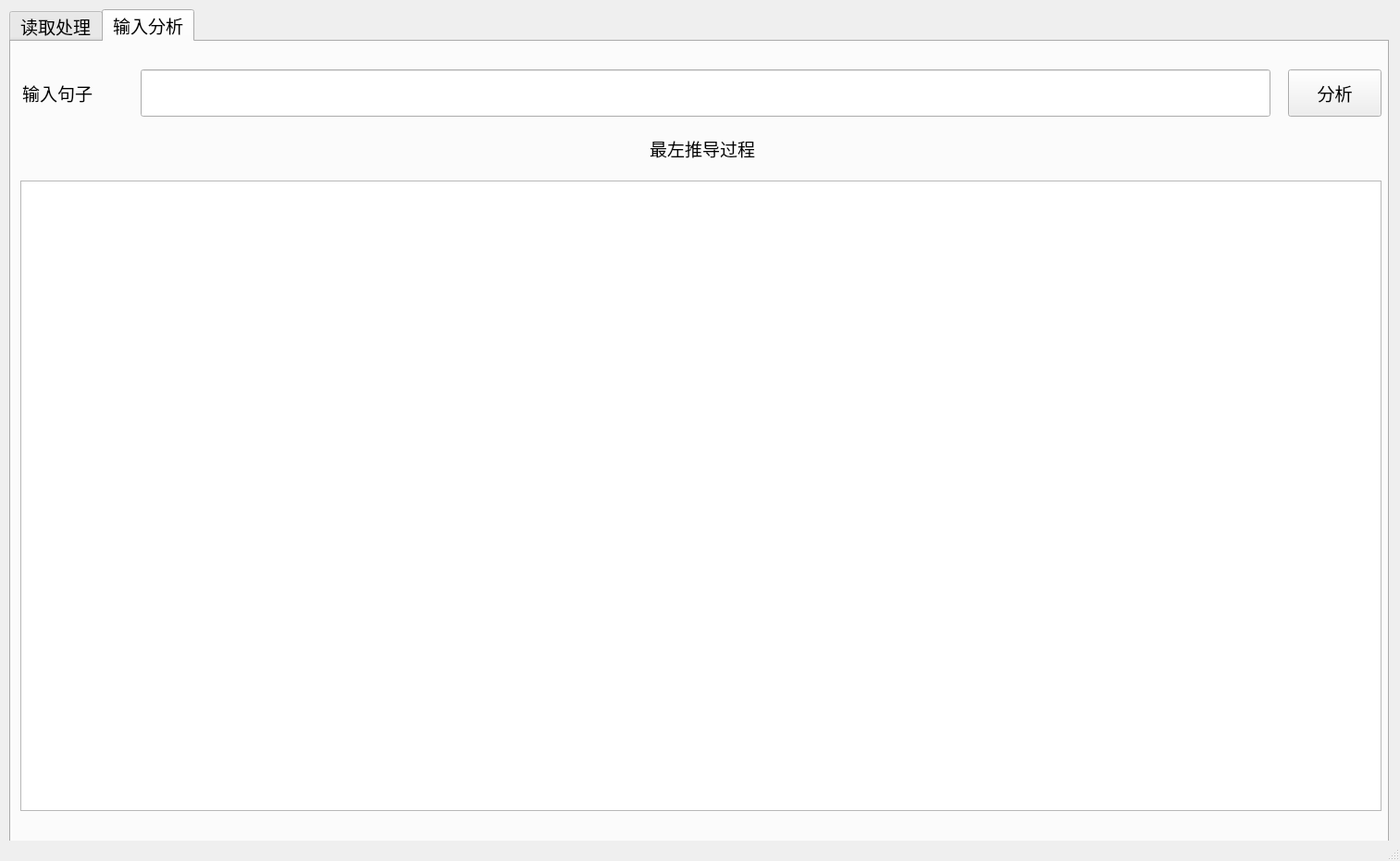
<?xml version="1.0" encoding="UTF-8"?>
<ui version="4.0">
 <class>MainWindow</class>
 <widget class="QMainWindow" name="MainWindow">
  <property name="geometry">
   <rect>
    <x>0</x>
    <y>0</y>
    <width>1513</width>
    <height>930</height>
   </rect>
  </property>
  <property name="windowTitle">
   <string>MainWindow</string>
  </property>
  <widget class="QWidget" name="centralwidget">
   <widget class="QTabWidget" name="tabWidget">
    <property name="geometry">
     <rect>
      <x>10</x>
      <y>10</y>
      <width>1491</width>
      <height>901</height>
     </rect>
    </property>
    <property name="font">
     <font>
      <pointsize>14</pointsize>
     </font>
    </property>
    <property name="currentIndex">
     <number>1</number>
    </property>
    <widget class="QWidget" name="widget">
     <attribute name="title">
      <string>读取处理</string>
     </attribute>
     <widget class="QTextEdit" name="textEdit">
      <property name="geometry">
       <rect>
        <x>10</x>
        <y>130</y>
        <width>361</width>
        <height>221</height>
       </rect>
      </property>
     </widget>
     <widget class="QTextBrowser" name="textBrowser">
      <property name="geometry">
       <rect>
        <x>775</x>
        <y>130</y>
        <width>701</width>
        <height>701</height>
       </rect>
      </property>
     </widget>
     <widget class="QLabel" name="label">
      <property name="geometry">
       <rect>
        <x>130</x>
        <y>90</y>
        <width>211</width>
        <height>31</height>
       </rect>
      </property>
      <property name="text">
       <string>输入文法</string>
      </property>
     </widget>
     <widget class="QLabel" name="label_2">
      <property name="geometry">
       <rect>
        <x>480</x>
        <y>90</y>
        <width>271</width>
        <height>31</height>
       </rect>
      </property>
      <property name="text">
       <string>处理后的文法</string>
      </property>
     </widget>
     <widget class="QLabel" name="label_3">
      <property name="geometry">
       <rect>
        <x>1090</x>
        <y>90</y>
        <width>161</width>
        <height>31</height>
       </rect>
      </property>
      <property name="text">
       <string>处理过程</string>
      </property>
     </widget>
     <widget class="QLabel" name="label_4">
      <property name="geometry">
       <rect>
        <x>130</x>
        <y>360</y>
        <width>181</width>
        <height>31</height>
       </rect>
      </property>
      <property name="text">
       <string>FIRST集合</string>
      </property>
     </widget>
     <widget class="QTextBrowser" name="textBrowser_6">
      <property name="geometry">
       <rect>
        <x>390</x>
        <y>130</y>
        <width>361</width>
        <height>221</height>
       </rect>
      </property>
     </widget>
     <widget class="QLabel" name="label_10">
      <property name="geometry">
       <rect>
        <x>490</x>
        <y>360</y>
        <width>181</width>
        <height>31</height>
       </rect>
      </property>
      <property name="text">
       <string>FOLLOW集合</string>
      </property>
     </widget>
     <widget class="QTextBrowser" name="textBrowser_2">
      <property name="geometry">
       <rect>
        <x>10</x>
        <y>400</y>
        <width>361</width>
        <height>431</height>
       </rect>
      </property>
     </widget>
     <widget class="QTextBrowser" name="textBrowser_4">
      <property name="geometry">
       <rect>
        <x>390</x>
        <y>400</y>
        <width>361</width>
        <height>431</height>
       </rect>
      </property>
     </widget>
     <widget class="QLineEdit" name="lineEdit">
      <property name="geometry">
       <rect>
        <x>10</x>
        <y>20</y>
        <width>1121</width>
        <height>51</height>
       </rect>
      </property>
     </widget>
     <widget class="QPushButton" name="pushButton">
      <property name="geometry">
       <rect>
        <x>1150</x>
        <y>20</y>
        <width>101</width>
        <height>51</height>
       </rect>
      </property>
      <property name="font">
       <font>
        <pointsize>14</pointsize>
       </font>
      </property>
      <property name="text">
       <string>打开</string>
      </property>
     </widget>
     <widget class="QPushButton" name="pushButton_2">
      <property name="geometry">
       <rect>
        <x>1270</x>
        <y>20</y>
        <width>101</width>
        <height>51</height>
       </rect>
      </property>
      <property name="font">
       <font>
        <pointsize>14</pointsize>
       </font>
      </property>
      <property name="text">
       <string>处理</string>
      </property>
     </widget>
     <widget class="QPushButton" name="pushButton_3">
      <property name="geometry">
       <rect>
        <x>1390</x>
        <y>20</y>
        <width>91</width>
        <height>51</height>
       </rect>
      </property>
      <property name="font">
       <font>
        <pointsize>14</pointsize>
       </font>
      </property>
      <property name="text">
       <string>保存</string>
      </property>
     </widget>
    </widget>
    <widget class="QWidget" name="tab_2">
     <attribute name="title">
      <string>输入分析</string>
     </attribute>
     <widget class="QLineEdit" name="lineEdit_2">
      <property name="geometry">
       <rect>
        <x>140</x>
        <y>30</y>
        <width>1221</width>
        <height>51</height>
       </rect>
      </property>
     </widget>
     <widget class="QPushButton" name="pushButton_4">
      <property name="geometry">
       <rect>
        <x>1380</x>
        <y>30</y>
        <width>101</width>
        <height>51</height>
       </rect>
      </property>
      <property name="font">
       <font>
        <pointsize>14</pointsize>
       </font>
      </property>
      <property name="text">
       <string>分析</string>
      </property>
     </widget>
     <widget class="QLabel" name="label_5">
      <property name="geometry">
       <rect>
        <x>12</x>
        <y>35</y>
        <width>141</width>
        <height>41</height>
       </rect>
      </property>
      <property name="text">
       <string>输入句子</string>
      </property>
     </widget>
     <widget class="QTextBrowser" name="textBrowser_3">
      <property name="geometry">
       <rect>
        <x>10</x>
        <y>150</y>
        <width>1471</width>
        <height>681</height>
       </rect>
      </property>
     </widget>
     <widget class="QLabel" name="label_7">
      <property name="geometry">
       <rect>
        <x>690</x>
        <y>90</y>
        <width>271</width>
        <height>51</height>
       </rect>
      </property>
      <property name="text">
       <string>最左推导过程</string>
      </property>
     </widget>
     <zorder>pushButton_4</zorder>
     <zorder>lineEdit_2</zorder>
     <zorder>label_5</zorder>
     <zorder>textBrowser_3</zorder>
     <zorder>label_7</zorder>
    </widget>
   </widget>
  </widget>
  <widget class="QMenuBar" name="menubar">
   <property name="geometry">
    <rect>
     <x>0</x>
     <y>0</y>
     <width>1513</width>
     <height>21</height>
    </rect>
   </property>
  </widget>
  <widget class="QStatusBar" name="statusbar"/>
 </widget>
 <resources/>
 <connections/>
</ui>
